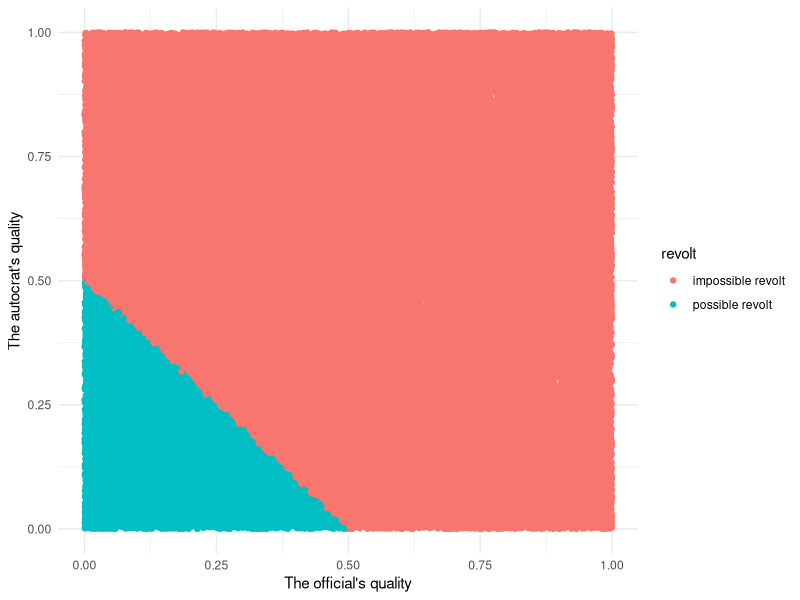

Write the R code that produced this figure.
official <- runif(100000)
autocrat <- runif(100000)

data <- as.data.frame(cbind(autocrat, official))
data$total <- data$autocrat + data$official

data$outcome = ifelse(data$total < 0.5, 0, 1)
data$revolt <- dplyr::recode_factor(data$outcome, '1' = "impossible revolt", '0' = "possible revolt" )

#data[1,1]

#plot(data = data, autocrat~official, col = outcome)
library(ggplot2)

ggplot(data = data, aes(x = official, y = autocrat, colour = revolt))+
  geom_point()+
  theme_minimal()+
  #ggtitle("Possibility of the revolt based on the autocrat's and the official's qualities")+
  ylab("The autocrat's quality")+
  xlab("The official's quality")


data_vote <- as.data.frame(cbind(autocrat, official))
data_vote$total <- data_vote$autocrat + data_vote$official
data_vote$vote <- 1 - (data_vote$total / 2)
data_vote$fraud <- max(0.5 - data_vote$vote, (0.5-data_vote$official)/2, 0)
data_vote$fraud <- 0

for (i in length(data_vote$total)){
  data_vote$fraud[i] <- max(0.5 - (data_vote$vote[i]), (0.5-data_vote$official[i])/2, 0)
}

